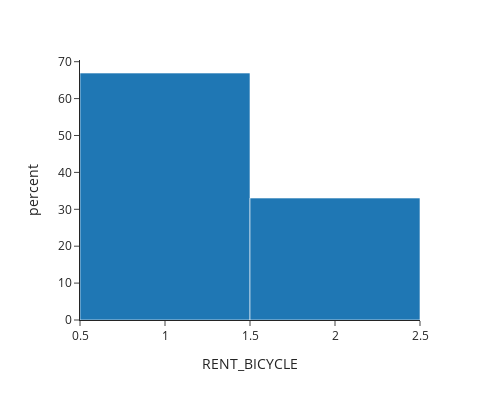

The notebook cell this image was saved under:
### Markdown cell above
If access distance is between 0.5 to 1 km, then 68.6% are willing to use bicycle for access trip only

### Code cell
df1=df.loc[(df['ACCESS_DIS_B']==2)]
df1=df1.loc[(df1['RENT_BICYCLE']==1) | (df1['RENT_BICYCLE'] ==2)]
print(df1.shape)
px.histogram(data_frame=df1,x='RENT_BICYCLE',histnorm='percent',width=500, height=400, template="simple_white",category_orders={"RENT_BICYCLE":["Access only","Egress only"]})

### Figure 1 — Plotly figure (JSON) as saved in the notebook; plotly's stock layout.template omitted (floating-point values rounded to 4 significant figures)
{"data": [{"alignmentgroup": "True", "bingroup": "x", "histnorm": "percent", "hovertemplate": "RENT_BICYCLE=%{x}<br>percent=%{y}<extra></extra>", "legendgroup": "", "marker": {"color": "#1F77B4", "pattern": {"shape": ""}}, "name": "", "offsetgroup": "", "orientation": "v", "showlegend": false, "type": "histogram", "x": [2, 1, 1, 2, 2, 1, 2, 1, 2, 1, 2, 2, 2, 2, 1, 2, 2, 1, 2, 1, 1, 1, 2, 2, 1, 2, 1, 2, 1, 2, 2, 1, 1, 2, 1, 1, 1, 1, 1, 1, 1, 1, 1, 2, 2, 2, 1, 1, 1, 1, 1, 1, 1, 1, 1, 1, 1, 1, 1, 2, 2, 2, 1, 1, 1, 2, 1, 2, 1, 1, 1, 1, 1, 2, 1, 1, 1, 1, 1, 1, 1, 1, 1, 1, 1, 1, 2, 2, 2, 2, 1, 2, 1, 2, 1, 1, 2, 1, 1, 2, 1, 1, 1, 1, 1, 1, 1, 1, 1, 1, 1, 1, 1, 2, 1, 2, 2, 2, 1, 1, 1, 1, 1, 2], "xaxis": "x", "yaxis": "y"}], "layout": {"barmode": "relative", "height": 400, "legend": {"tracegroupgap": 0}, "margin": {"t": 60}, "width": 500, "xaxis": {"anchor": "y", "categoryarray": ["Access only", "Egress only"], "categoryorder": "array", "domain": [0, 1], "title": {"text": "RENT_BICYCLE"}}, "yaxis": {"anchor": "x", "domain": [0, 1], "title": {"text": "percent"}}}}
